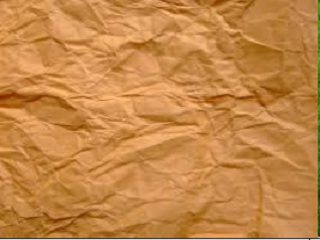
#> input picture Pattern Recogniton Problems/Classification 01/1_orange.PNG, 320 x 240 px, found by its file name
$ jupyter execute --allow-errors code_1.ipynb   (shell and % lines are left out)   (older library calls are emulated)
#> lines starting #> are read from the running program, lines starting #| are printed output that depends on the picture
[cell 1]
import cv2
import numpy as np
import matplotlib.pyplot as plt
from skimage.feature import greycomatrix, greycoprops
from skimage import data

[cell 2]
clap = cv2.imread('1_orange.png', 0)
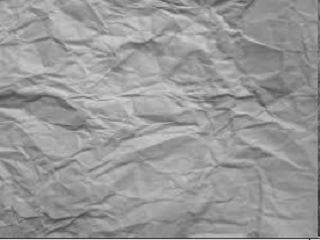
#> clap: shape (240, 320); min 39, max 215, mean 152.8

[cell 3]
clap

[cell 4]
clap.shape
#> Out = (240, 320)

#> (a cell that did not finish here is left out)

[cell 6]
output = greycomatrix(clap, [1], [0, np.pi/4, np.pi/2, 3*np.pi/4],
                       levels=256)

[cell 7]
contrast_clap = greycoprops(output, 'contrast')
#> contrast_clap = [[26.27, 207.7, 196, 222.9]]
dissimilarity_clap = greycoprops(output, 'dissimilarity')
#> dissimilarity_clap = [[3.3, 7.51, 7.05, 8.08]]
homogeneity_clap = greycoprops(output, 'homogeneity')
#> homogeneity_clap = [[0.327, 0.184, 0.203, 0.172]]
ASM_clap = greycoprops(output, 'ASM')
#> ASM_clap = [[0.00141, 0.000721, 0.000788, 0.000668]]
energy_clap = greycoprops(output, 'energy')
#> energy_clap = [[0.0376, 0.0268, 0.0281, 0.0258]]
#> (the rest of this cell did not finish here and is left out)

[cell 8]
clap2 = cv2.imread('2_grass.png', 0)
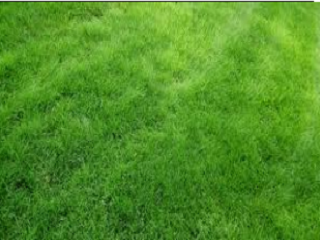
#> input picture Pattern Recogniton Problems/Classification 01/2_grass.PNG, 320 x 240 px, found by its file name
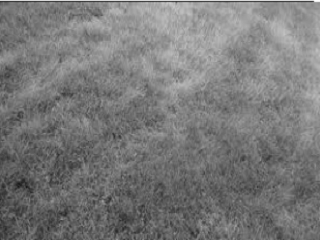
#> clap2: shape (240, 320); min 28, max 255, mean 120.7

[cell 9]
clap2.shape
#> Out = (240, 320)

[cell 10]
clap2

[cell 11]
output1 = greycomatrix(clap2, [1], [0, np.pi/4, np.pi/2, 3*np.pi/4],
                       levels=256)

[cell 12]
output1[:, :, 0, 1][64,84]
#> Out = 10

[cell 13]
contrast_clap2 = greycoprops(output1, 'contrast')
#> contrast_clap2 = [[70.9, 220.8, 168.1, 217.1]]
dissimilarity_clap2 = greycoprops(output1, 'dissimilarity')
#> dissimilarity_clap2 = [[6.31, 8.72, 6.31, 8.59]]
homogeneity_clap2 = greycoprops(output1, 'homogeneity')
#> homogeneity_clap2 = [[0.175, 0.135, 0.195, 0.134]]
ASM_clap2 = greycoprops(output1, 'ASM')
#> ASM_clap2 = [[0.000631, 0.000502, 0.00072, 0.000511]]
energy_clap2 = greycoprops(output1, 'energy')
#> energy_clap2 = [[0.0251, 0.0224, 0.0268, 0.0226]]

[cell 14]
clap3 = cv2.imread('3_classify_green.png', 0)
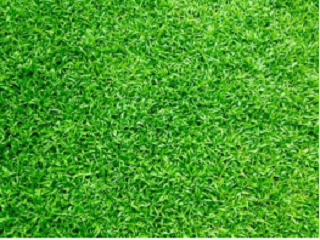
#> input picture Pattern Recogniton Problems/Classification 01/3_classify_green.PNG, 320 x 240 px, found by its file name
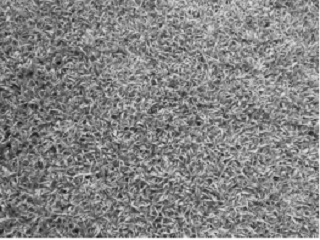
#> clap3: shape (240, 320); min 21, max 255, mean 131.7

[cell 15]
clap3.shape
#> Out = (240, 320)

[cell 16]
clap3

[cell 17]
output2 = greycomatrix(clap3, [1], [0, np.pi/4, np.pi/2, 3*np.pi/4],
                       levels=256)

[cell 18]
output2[127,149, 0, 1]
#> Out = 5

[cell 19]
output2.shape
#> Out = (256, 256, 1, 4)

[cell 20]
contrast_clap3 = greycoprops(output2, 'contrast')
#> contrast_clap3 = [[487.9, 935.2, 603.8, 914.7]]
dissimilarity_clap3 = greycoprops(output2, 'dissimilarity')
#> dissimilarity_clap3 = [[16.77, 23.95, 18.78, 23.6]]
homogeneity_clap3 = greycoprops(output2, 'homogeneity')
#> homogeneity_clap3 = [[0.0701, 0.0436, 0.061, 0.0453]]
ASM_clap3 = greycoprops(output2, 'ASM')
#> ASM_clap3 = [[0.000203, 0.000142, 0.000172, 0.000144]]
energy_clap3 = greycoprops(output2, 'energy')
#> energy_clap3 = [[0.0143, 0.0119, 0.0131, 0.012]]

[cell 21]
plt.figure(figsize=(14,8))

plt.subplot(141),plt.imshow(clap)
plt.title('class1')

plt.subplot(142),plt.imshow(contrast_clap)
plt.title('contrast_clap')

plt.subplot(143),plt.imshow(dissimilarity_clap)
plt.title('dissimilarity_clap')

plt.subplot(144),plt.imshow(homogeneity_clap)
plt.title('homogenity_clap')

plt.figure(figsize=(14,8))

plt.subplot(121),plt.imshow(ASM_clap)
plt.title('ASM_clap')

plt.subplot(122),plt.imshow(energy_clap)
plt.title('energy_clap')

plt.figure(figsize=(14,8))

plt.subplot(141),plt.imshow(clap2)
plt.title('class2')

plt.subplot(142),plt.imshow(contrast_clap2)
plt.title('contrast_clap2')

plt.subplot(143),plt.imshow(dissimilarity_clap2)
plt.title('dissimilarity_clap2')

plt.subplot(144),plt.imshow(homogeneity_clap2)
plt.title('homogenity_clap2')

plt.figure(figsize=(14,8))

plt.subplot(121),plt.imshow(ASM_clap2)
plt.title('ASM_clap2')

plt.subplot(122),plt.imshow(energy_clap2)
plt.title('energy_clap2')


plt.figure(figsize=(14,8))

plt.subplot(141),plt.imshow(clap3)
plt.title('sample image')

plt.subplot(142),plt.imshow(contrast_clap3)
plt.title('contrast_clap3')

plt.subplot(143),plt.imshow(dissimilarity_clap3)
plt.title('dissimilarity_clap3')

plt.subplot(144),plt.imshow(homogeneity_clap3)
plt.title('homogenity_clap3')

plt.figure(figsize=(14,8))

plt.subplot(121),plt.imshow(ASM_clap3)
plt.title('ASM_clap3')

plt.subplot(122),plt.imshow(energy_clap3)
plt.title('energy_clap3')

plt.show()
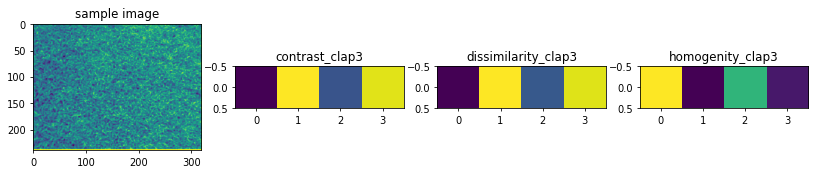
#> figure drawn by matplotlib, 4 panels
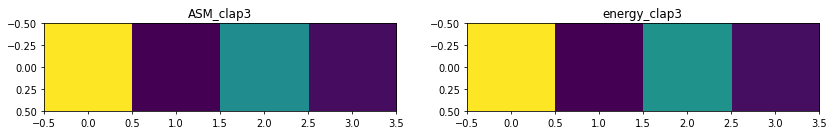
#> figure drawn by matplotlib, 2 panels

[cell 22]
plt.figure(figsize=(15,8))

plt.subplot(131),plt.scatter(contrast_clap, dissimilarity_clap)
plt.title('contrast_clap vs dissimilarity_clap')

plt.subplot(132),plt.scatter(contrast_clap2, dissimilarity_clap2)
plt.title('contrast_clap2 vs dissimilarity_clap2')

plt.subplot(133),plt.scatter(contrast_clap3, dissimilarity_clap3)
plt.title('contrast_clap3 vs dissimilarity_clap3')

plt.show()
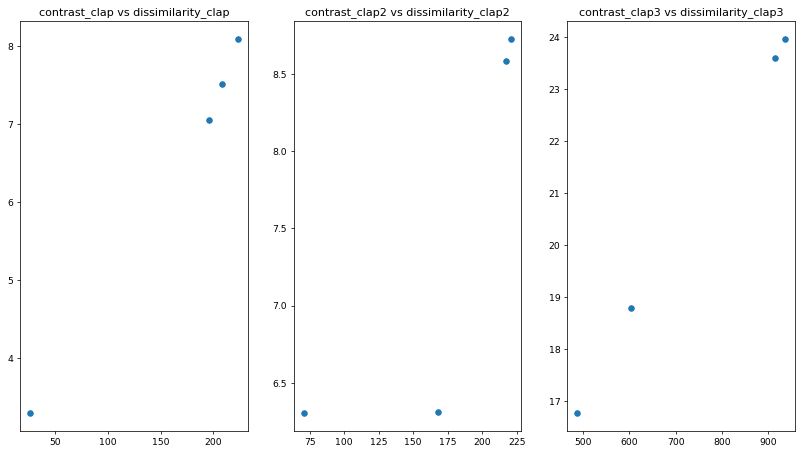
#> figure drawn by matplotlib, 3 panels

[cell 23]
plt.figure(figsize=(12,6))

plt.subplot(141),plt.imshow(output[:, :, 0, 0])
plt.title('clap 0 angle')

plt.subplot(142),plt.imshow(output[:, :, 0, 1])
plt.title('clap 45 angle')

plt.subplot(143),plt.imshow(output[:, :, 0, 2])
plt.title('clap 90 angle')

plt.subplot(144),plt.imshow(output[:, :, 0, 3])
plt.title('clap 135 angle')

plt.figure(figsize=(12,6))

plt.subplot(141),plt.imshow(output1[:, :, 0, 0])
plt.title('clap2 0 angle')

plt.subplot(142),plt.imshow(output1[:, :, 0, 1])
plt.title('clap2 45 angle')

plt.subplot(143),plt.imshow(output1[:, :, 0, 2])
plt.title('clap2 90 angle')

plt.subplot(144),plt.imshow(output1[:, :, 0, 3])
plt.title('clap2 135 angle')

plt.figure(figsize=(12,6))

plt.subplot(141),plt.imshow(output2[:, :, 0, 0])
plt.title('clap3 0 angle')

plt.subplot(142),plt.imshow(output2[:, :, 0, 1])
plt.title('clap3 45 angle')

plt.subplot(143),plt.imshow(output2[:, :, 0, 2])
plt.title('clap3 90 angle')

plt.subplot(144),plt.imshow(output2[:, :, 0, 3])
plt.title('clap3 135 angle')

plt.show()
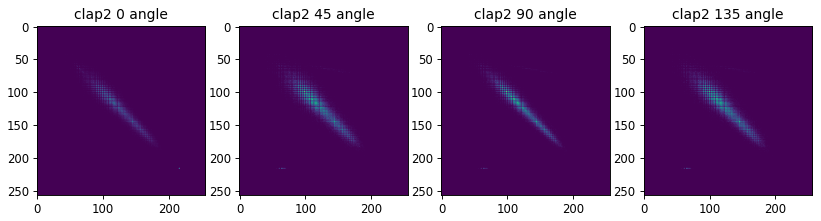
#> figure drawn by matplotlib, 4 panels
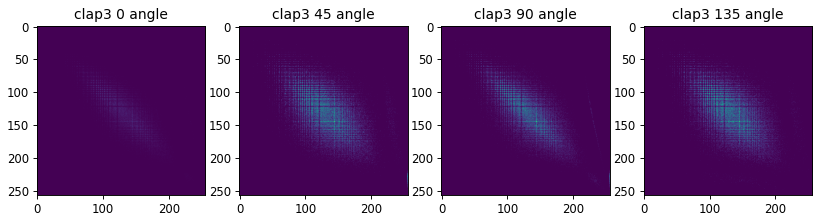
#> figure drawn by matplotlib, 4 panels
